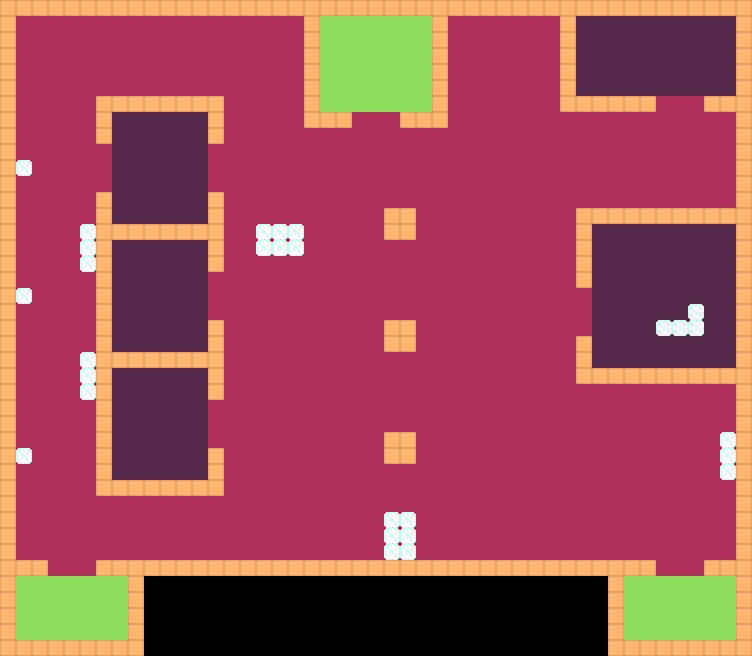

Rendered tile map (Tiled .tmx) drawn with the repository's tilesets; below, a short description and the map source with its tile grids summarised:
An orthogonal 47x41 tile map with 16x16 px tiles, 3 tile layers (floor, low_obstacles, walls), 3 tilesets and 40 objects (18x Waypoint, 8x EnemySpawn, 7x Door, 4x WeaponPickup, 2x Exit, ...).

<map version="1.10" tiledversion="1.12.2" orientation="orthogonal" renderorder="right-down" width="47" height="41" tilewidth="16" tileheight="16" infinite="0" nextlayerid="7" nextobjectid="46">
 <properties>
  <property name="goalType" value="complete" />
 </properties>
 <tileset firstgid="1" source="tests/floorTest.tsx" />
 <tileset firstgid="4" source="tests/wallsTest.tsx" />
 <tileset firstgid="5" source="tests/lowObstacleTest.tsx" />
 <layer id="1" name="floor" width="47" height="41">
  <data>[1927 cells, 1461 non-empty, 3 distinct tile ids]</data>
 </layer>
 <objectgroup id="5" name="objects">
  <object id="2" name="ExitLine1" type="Exit" x="624" y="592" width="112" height="16">
   <properties>
    <property name="exitId" type="int" value="1" />
   </properties>
  </object>
  <object id="4" name="ExitLine2" type="Exit" x="16" y="592" width="112" height="16">
   <properties>
    <property name="exitId" type="int" value="2" />
   </properties>
  </object>
  <object id="3" name="PlayerSpawn" type="PlayerSpawn" x="376" y="58">
   <point />
  </object>
  <object id="5" name="ArmoryGuard" type="EnemySpawn" x="648" y="130">
   <properties>
    <property name="enemyType" type="int" value="2" />
    <property name="facingAngle" type="float" value="240" />
    <property name="patrolPath" type="int" value="0" />
    <property name="weaponId" type="int" value="2" />
   </properties>
   <point />
  </object>
  <object id="21" name="BottomGuard1" type="EnemySpawn" x="264" y="536">
   <properties>
    <property name="enemyType" type="int" value="1" />
    <property name="facingAngle" type="float" value="60" />
    <property name="patrolPath" type="int" value="0" />
    <property name="weaponId" type="int" value="3" />
   </properties>
   <point />
  </object>
  <object id="33" name="MainWalker" type="EnemySpawn" x="160" y="424">
   <properties>
    <property name="enemyType" type="int" value="2" />
    <property name="facingAngle" type="float" value="0" />
    <property name="patrolPath" type="int" value="0" />
    <property name="weaponId" type="int" value="3" />
   </properties>
   <point />
  </object>
  <object id="24" name="RoomSimpleWalker" type="EnemySpawn" x="136" y="136">
   <properties>
    <property name="enemyType" type="int" value="1" />
    <property name="facingAngle" type="float" value="270" />
    <property name="patrolPath" type="int" value="4" />
    <property name="weaponId" type="int" value="4" />
   </properties>
   <point />
  </object>
  <object id="22" name="BottomGuard2" type="EnemySpawn" x="552" y="536">
   <properties>
    <property name="enemyType" type="int" value="1" />
    <property name="facingAngle" type="float" value="120" />
    <property name="patrolPath" type="int" value="0" />
    <property name="weaponId" type="int" value="3" />
   </properties>
   <point />
  </object>
  <object id="16" name="VerticalBottomWalker" type="EnemySpawn" x="56" y="522">
   <properties>
    <property name="enemyType" type="int" value="1" />
    <property name="facingAngle" type="float" value="90" />
    <property name="patrolPath" type="int" value="3" />
    <property name="weaponId" type="int" value="1" />
   </properties>
   <point />
  </object>
  <object id="13" name="VerticalTopWalker" type="EnemySpawn" x="56" y="234">
   <properties>
    <property name="enemyType" type="int" value="1" />
    <property name="facingAngle" type="float" value="90" />
    <property name="patrolPath" type="int" value="2" />
    <property name="weaponId" type="int" value="1" />
   </properties>
   <point />
  </object>
  <object id="10" name="HorizontalWalker" type="EnemySpawn" x="264" y="58">
   <properties>
    <property name="enemyType" type="int" value="1" />
    <property name="facingAngle" type="float" value="180" />
    <property name="patrolPath" type="int" value="1" />
    <property name="weaponId" type="int" value="1" />
   </properties>
   <point />
  </object>
  <object id="6" name="DefaultRifle" type="WeaponPickup" x="616" y="40">
   <properties>
    <property name="weaponId" type="int" value="4" />
   </properties>
   <point />
  </object>
  <object id="7" name="RapidWeapon" type="WeaponPickup" x="648" y="40">
   <properties>
    <property name="weaponId" type="int" value="3" />
   </properties>
   <point />
  </object>
  <object id="8" name="SilentPistol" type="WeaponPickup" x="680" y="40">
   <properties>
    <property name="weaponId" type="int" value="5" />
   </properties>
   <point />
  </object>
  <object id="23" name="RapidWeapon" type="WeaponPickup" x="32" y="32">
   <properties>
    <property name="weaponId" type="int" value="3" />
   </properties>
   <point />
  </object>
  <object id="11" name="Horizontal1" type="Waypoint" x="56" y="58">
   <properties>
    <property name="order" type="int" value="0" />
    <property name="pathId" type="int" value="1" />
   </properties>
   <point />
  </object>
  <object id="14" name="VerticalTop1" type="Waypoint" x="56" y="58">
   <properties>
    <property name="order" type="int" value="0" />
    <property name="pathId" type="int" value="2" />
   </properties>
   <point />
  </object>
  <object id="15" name="VerticalTop2" type="Waypoint" x="56" y="234">
   <properties>
    <property name="order" type="int" value="1" />
    <property name="pathId" type="int" value="2" />
   </properties>
   <point />
  </object>
  <object id="17" name="VerticalBottom1" type="Waypoint" x="56" y="266">
   <properties>
    <property name="order" type="int" value="0" />
    <property name="pathId" type="int" value="3" />
   </properties>
   <point />
  </object>
  <object id="18" name="VerticalBottom1" type="Waypoint" x="56" y="522">
   <properties>
    <property name="order" type="int" value="1" />
    <property name="pathId" type="int" value="3" />
   </properties>
   <point />
  </object>
  <object id="12" name="Horizontal2" type="Waypoint" x="264" y="58">
   <properties>
    <property name="order" type="int" value="1" />
    <property name="pathId" type="int" value="1" />
   </properties>
   <point />
  </object>
  <object id="25" name="RoomSimple1" type="Waypoint" x="136" y="200">
   <properties>
    <property name="order" type="int" value="0" />
    <property name="pathId" type="int" value="4" />
   </properties>
   <point />
  </object>
  <object id="34" name="Main1" type="Waypoint" x="296" y="426">
   <properties>
    <property name="order" type="int" value="0" />
    <property name="pathId" type="int" value="5" />
   </properties>
   <point />
  </object>
  <object id="35" name="Main2" type="Waypoint" x="296" y="394">
   <properties>
    <property name="order" type="int" value="1" />
    <property name="pathId" type="int" value="5" />
   </properties>
   <point />
  </object>
  <object id="36" name="Main3" type="Waypoint" x="488" y="394">
   <properties>
    <property name="order" type="int" value="2" />
    <property name="pathId" type="int" value="5" />
   </properties>
   <point />
  </object>
  <object id="37" name="Main4" type="Waypoint" x="488" y="312">
   <properties>
    <property name="order" type="int" value="3" />
    <property name="pathId" type="int" value="5" />
   </properties>
   <point />
  </object>
  <object id="38" name="Main5" type="Waypoint" x="632" y="312">
   <properties>
    <property name="order" type="int" value="4" />
    <property name="pathId" type="int" value="5" />
   </properties>
   <point />
  </object>
  </objectgroup>
 <objectgroup id="4" name="doors">
  <!-- 7 objects omitted --></objectgroup>
 <layer id="6" name="low_obstacles" width="47" height="41">
  <data>[1927 cells, 28 non-empty, 1 distinct tile ids]</data>
 </layer>
 <layer id="2" name="walls" width="47" height="41">
  <data>[1927 cells, 321 non-empty, 1 distinct tile ids]</data>
 </layer>
</map>
<!-- 13 of 40 objects omitted -->
